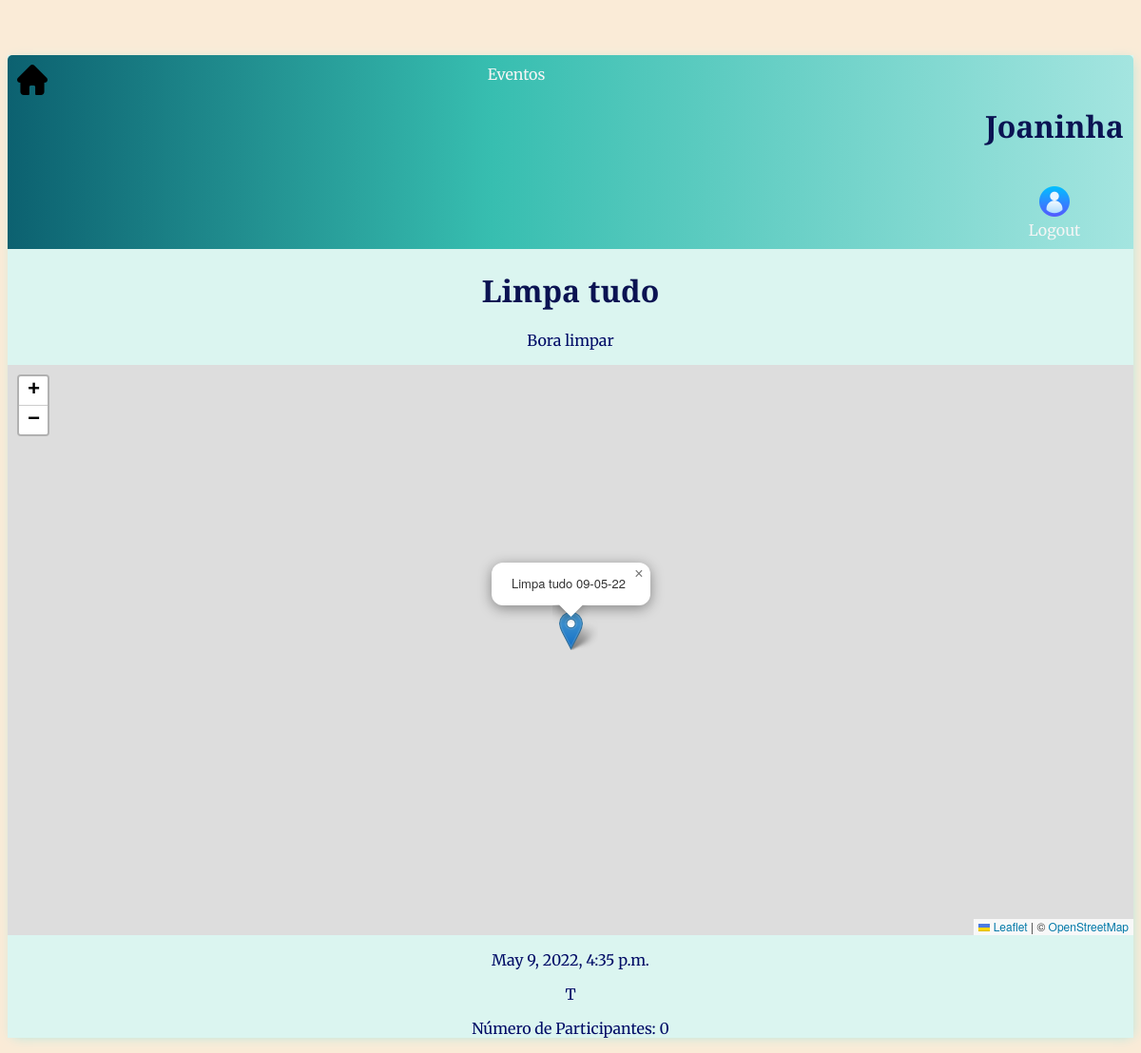
The app's page /eventos/evento/1/ (signed in) with its own data.
### users/models.py (models this page shows)
class NewUser(AbstractBaseUser, PermissionsMixin):
    email = models.EmailField(_('email address'), unique=True)
    user_name = models.CharField(max_length=150, unique=True)
    first_name = models.CharField(max_length=150, blank=True)
    start_date = models.DateTimeField(default=timezone.now)
    about = models.TextField(_(
        'about'), max_length=500, blank=True)
    is_staff = models.BooleanField(default=False)
    is_active = models.BooleanField(default=True)
    objects = CustomAccountManager()
    USERNAME_FIELD = 'email'
    REQUIRED_FIELDS = ['user_name', 'first_name']
    def __str__(self):
        return self.user_name

### eventos/models.py (models this page shows, shortened)
class Evento(models.Model):
    TYPE_CHOICES = (
        ("C", "Competicao"),
        ("W", "Workshop"),
        ("P", "Palestra"),
        ("T", "Tradicional"),
    )
    creator = models.ForeignKey(NewUser, on_delete=models.SET_NULL, null=True)
    name = models.CharField(max_length=255)
    pub_date = models.DateTimeField(auto_now_add=True, verbose_name='date published')
    event_date = models.DateTimeField('event date')
    descr_text = models.TextField('description', max_length=5000)
    city_text = models.CharField(max_length=255)
    location_map = PlainLocationField(based_fields=['city'], zoom=7)
    type_event = models.CharField(max_length=40, choices=TYPE_CHOICES)
    part_number = models.IntegerField(default=0)
    banner = models.ImageField(upload_to='banners', blank=True, null = True)

### eventos/views.py (the view)
# urls.py: path('evento/<int:pk>/', EventoDetail.as_view(), name='evento'),
class EventoDetail(DetailView):
    model = Evento
    context_object_name = 'evento'
    template_name = 'eventos/evento.html'

### eventos/templates/eventos/evento.html (shortened to what this page needs)
{% extends 'eventos/main.html' %}
{% load static %}
{% block headerbar %}
    <div>
        <a href="{% url 'eventos:evento-list' %}"> Eventos </a>
    </div>
    {% if request.user.is_authenticated %}
        <div class="user-wrapper">
            <h4>{{request.user|title}}</h4>
            <div class="avatar-icon">
                {% load static %}
                <a href="">
                    <img src="{% static 'eventos/images/user.png' %}" alt="avatar">
                </a>
            </div>
            <a href="{% url 'users:logout' %}"> Logout </a>
        </div>
    {% else %}
        <a href="{% url 'users:login' %}">Login</a>
    {% endif %}
{% endblock headerbar %}
{% block content %}
<h1>{{ evento.name }}</h1>
<p class="description"> {{ evento.descr_text }} </p>
<div id="map"></div>
<p> {{ evento.event_date }} </h2>
<p> {{ evento.type_event }} </p>
<div>
    <div>
    <p> Número de Participantes: {{ evento.part_number }} </p>
    </div>
</div>
{% endblock content %}

### eventos/static/eventos/style.css (style rules this page uses)
#map { height: 600px; }
h1,h2,h3,h4,h5,h6 { color:rgb(11, 19, 82); font-size: 200%; font-family: 'PT Serif', serif; }
.header-bar a { color: whitesmoke; text-decoration: none; }

### records on screen
NewUser: user "Joaninha"
Evento: name "Limpa tudo", descr_text "Bora limpar", event_date "May 9, 2022, 4:35 p.m.", type_event "T", part_number "0"
